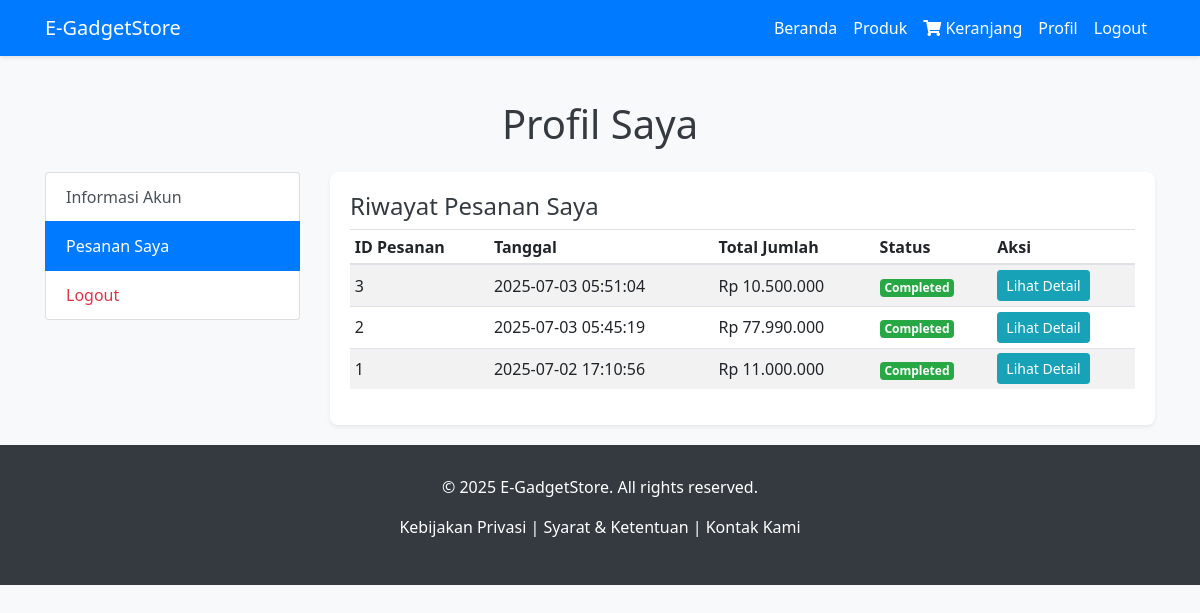
/toko_elektronik/pages/profile.php?tab=orders (signed in), run on the app's committed database.
### tables this page shows
CREATE TABLE `orders` (
  `order_id` int(11) NOT NULL,
  `customer_id` int(11) NOT NULL,
  `order_date` datetime NOT NULL,
  `total_amount` decimal(10,2) NOT NULL,
  `order_status` enum('pending','processing','shipped','completed','cancelled') NOT NULL DEFAULT 'pending',
  `delivery_address` text NOT NULL
);

### toko_elektronik/pages/profile.php (the view, shortened to what this page needs)
<?php
require_once '../config/database.php';
$user_id = $_SESSION['user_id'];
$customer_data = [];
$user_email = '';
$user_username = '';
$customer_orders = [];
$current_tab = isset($_GET['tab']) ? $_GET['tab'] : 'info';
try {
    $stmt_user = $pdo->prepare("SELECT username, email FROM users WHERE user_id = ?");
    $stmt_user->execute([$user_id]);
    $user_info = $stmt_user->fetch(PDO::FETCH_ASSOC);
    if ($user_info) {
        $user_username = $user_info['username'];
        $user_email = $user_info['email'];
    }
    $stmt_customer = $pdo->prepare("SELECT customer_id, full_name, phone_number, address FROM customers WHERE user_id = ?");
    $stmt_customer->execute([$user_id]);
    $customer_data = $stmt_customer->fetch(PDO::FETCH_ASSOC);
    if ($current_tab === 'orders' && $customer_data) {
        $stmt_orders = $pdo->prepare("SELECT order_id, order_date, total_amount, order_status
                                      FROM orders
                                      WHERE customer_id = ?
                                      ORDER BY order_date DESC");
        $stmt_orders->execute([$customer_data['customer_id']]);
        $customer_orders = $stmt_orders->fetchAll(PDO::FETCH_ASSOC);
    }
} catch (PDOException $e) {
    $error_message = "Error database: " . $e->getMessage();
}
include_once '../includes/header.php';
?>
<div class="container container-main">
    <h1 class="my-4 text-center">Profil Saya</h1>
    <div class="row">
        <div class="col-md-3">
            <div class="list-group">
                <a href="profile.php?tab=info" class="list-group-item list-group-item-action <?php echo ($current_tab == 'info') ? 'active' : ''; ?>">Informasi Akun</a>
                <a href="profile.php?tab=orders" class="list-group-item list-group-item-action <?php echo ($current_tab == 'orders') ? 'active' : ''; ?>">Pesanan Saya</a>
                <a href="../logout.php" class="list-group-item list-group-item-action text-danger">Logout</a>
            </div>
        </div>
        <div class="col-md-9">
            <div class="card shadow-sm">
                <div class="card-body">
                    <?php if ($current_tab == 'info'): ?>
                        <h4>Informasi Akun Anda</h4>
                        <?php if ($customer_data): ?>
                            <form action="profile.php?tab=info" method="POST">
                                <div class="form-group">
                                    <label for="username">Username</label>
                                    <input type="text" class="form-control" id="username" name="username" value="<?php echo htmlspecialchars($user_username); ?>" required>
                                </div>
                                <div class="form-group">
                                    <label for="email">Email</label>
                                    <input type="email" class="form-control" id="email" name="email" value="<?php echo htmlspecialchars($user_email); ?>" required>
                                </div>
                                <div class="form-group">
                                    <label for="password">Password (Biarkan kosong jika tidak ingin diubah)</label>
                                    <input type="password" class="form-control" id="password" name="password">
                                    <small class="form-text text-muted">Isi hanya jika ingin mengubah password.</small>
                                </div>
                                <div class="form-group">
                                    <label for="full_name">Nama Lengkap</label>
                                    <input type="text" class="form-control" id="full_name" name="full_name" value="<?php echo htmlspecialchars($customer_data['full_name']); ?>" required>
                                </div>
                                <div class="form-group">
                                    <label for="phone_number">Nomor Telepon</label>
                                    <input type="text" class="form-control" id="phone_number" name="phone_number" value="<?php echo htmlspecialchars($customer_data['phone_number']); ?>" required>
                                </div>
                                <div class="form-group">
                                    <label for="address">Alamat</label>
                                    <textarea class="form-control" id="address" name="address" rows="3" required><?php echo htmlspecialchars($customer_data['address']); ?></textarea>
                                </div>
                                <button type="submit" class="btn btn-primary">Perbarui Profil</button>
                            </form>
                        <?php else: ?>
                            <div class="alert alert-warning">Data profil Anda belum lengkap. Silakan hubungi admin atau update.</div>
                            <?php endif; ?>
                    <?php elseif ($current_tab == 'orders'): ?>
                        <h4>Riwayat Pesanan Saya</h4>
                        <?php if (count($customer_orders) > 0): ?>
                            <div class="table-responsive">
                                <table class="table table-striped table-sm">
                                    <thead>
                                        <tr>
                                            <th>ID Pesanan</th>
                                            <th>Tanggal</th>
                                            <th>Total Jumlah</th>
                                            <th>Status</th>
                                            <th>Aksi</th>
                                        </tr>
                                    </thead>
                                    <tbody>
                                        <?php foreach ($customer_orders as $order): ?>
                                            <tr>
                                                <td><?php echo htmlspecialchars($order['order_id']); ?></td>
                                                <td><?php echo htmlspecialchars($order['order_date']); ?></td>
                                                <td>Rp <?php echo number_format($order['total_amount'], 0, ',', '.'); ?></td>
                                                <td>
                                                    <span class="badge
                                                        <?php
                                                        if ($order['order_status'] == 'pending') echo 'badge-warning';
                                                        else if ($order['order_status'] == 'completed') echo 'badge-success';
                                                        else if ($order['order_status'] == 'cancelled') echo 'badge-danger';
                                                        else echo 'badge-secondary';
                                                        ?>">
                                                        <?php echo htmlspecialchars(ucfirst($order['order_status'])); ?>
                                                    </span>
                                                </td>
                                                <td>
                                                    <a href="view_order.php?id=<?php echo $order['order_id']; ?>" class="btn btn-info btn-sm">Lihat Detail</a>
                                                </td>
                                            </tr>
                                        <?php endforeach; ?>
                                    </tbody>
                                </table>
                            </div>
                        <?php else: ?>
                            <div class="alert alert-info text-center">Anda belum memiliki riwayat pesanan.</div>
                        <?php endif; ?>
                    <?php elseif ($current_tab == 'reviews'): ?>
                        <h4>Ulasan Saya</h4>
                        <p class="text-muted">Fitur ulasan yang Anda buat akan ditampilkan di sini.</p>
                        <div class="alert alert-info text-center">Fitur ini belum diimplementasikan sepenuhnya.</div>
                        <?php endif; ?>
                </div>
            </div>
        </div>
    </div>
</div>
<?php include_once '../includes/footer.php'; ?>

### toko_elektronik/assests/css/style.css (style rules this page uses)
body { font-family: 'Segoe UI', Tahoma, Geneva, Verdana, sans-serif; background-color: #f8f9fa; color: #343a40; }
.container-main { padding-top: 20px; padding-bottom: 20px; }
.card { border: none; border-radius: .5rem; box-shadow: 0 .125rem .25rem rgba(0,0,0,.075); transition: transform 0.2s ease-in-out; }
.table th, .table td { vertical-align: middle; }

### data on the page
orders: order_id "3", order_date "2025-07-03 05:51:04", total_amount "10.500.000", order_status "Completed"
orders: order_id "2", order_date "2025-07-03 05:45:19", total_amount "77.990.000", order_status "Completed"
orders: order_id "1", order_date "2025-07-02 17:10:56", total_amount "11.000.000", order_status "Completed"
